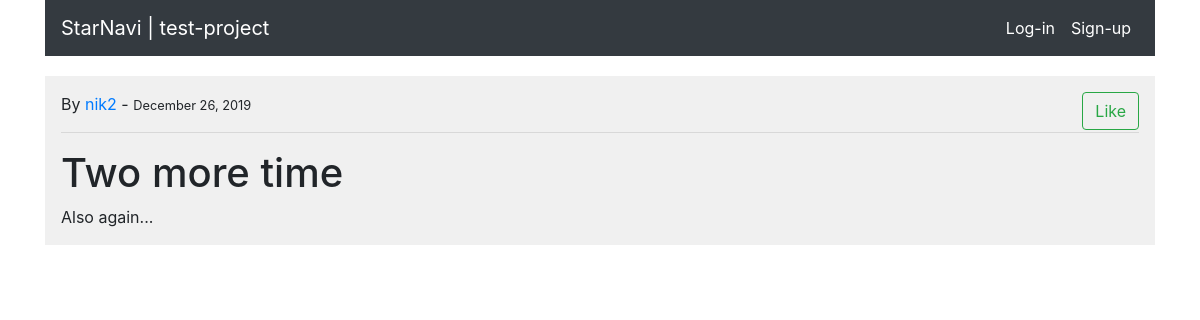
/post/5/, run on the app's committed database.
### blog/models.py (models this page shows, shortened)
class Post(models.Model):
	author = models.ForeignKey(User, on_delete=models.CASCADE)
	title = models.CharField(max_length=50)
	desctiption = models.TextField()  # fix to 'description' in production
	date = models.DateTimeField(default=timezone.now)
	class Meta:
		ordering = ['-date']

### blog/views.py (the view)
# urls.py: path('post/<int:pk>/', PostDetailView.as_view(), name='post-detail'),
class PostDetailView(DetailView):
    model = Post

### blog/templates/blog/post_detail.html (shortened to what this page needs)
{% extends 'base.html' %}
{% block content %}
    	<div class="post container">
    		<span class="post-authon post-date">
				By
				<a href="#">
    				{{ object.author }}
    			</a>
    			  -
    			<small>
    				{{ object.date|date:'F d, Y' }}
				</small>
				<button class="btn btn-outline-success float-right">
					Like
				</button>
    		</span>
    		<hr/>
	        <h1 class="post-title">
	            {{ object.title }}
	        </h1>
	        <span class="post-descs">
	            {{ object.desctiption }}
			</span>
			<br/>
		</div>
{% endblock %}

### blog/templates/blog/post_detail.html (style rules this page uses)
.post { height: 200px auto; background: #f0f0f0; margin-top: 20px; padding: 1em; }

### data on the page
Post: author "nik2", date "December 26, 2019", title "Two more time", desctiption "Also again..."
